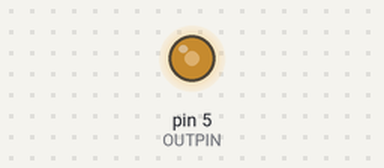
Bench run of a program on a simulated Arduino Uno, built with avr-gcc and run on an emulated ATmega328P. Parts: output pins drawn as LEDs (lit = HIGH). What the program prints to the serial monitor is not drawn.

Above: at 2.8 s.
Timing chart, 0 to 40.0 s (numbered marks = the images above):
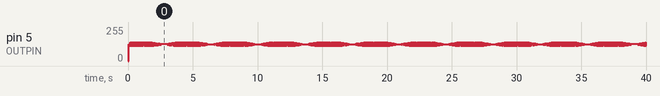

The program:

main.cpp
```cpp
#include <Arduino.h>
#include <math.h>

const int ASTP = 4;

double zeta[ASTP];
double S[ASTP];
uint16_t pwmDuty[ASTP];

const int OUTPIN = 5;

void setup() {
  Serial.begin(9600);
  pinMode(OUTPIN,OUTPUT);
  Serial.println("ZET\tSIN\tPWM");
  for (int i = 0; i < ASTP; ++i) {
    zeta[i] = (float)((double)(360*i) / (double)ASTP);
    S[i] = (double)sin((double)zeta[i] * PI / (double)180);
    pwmDuty[i] = ((S[i] * 127) + 127);
    Serial.print(zeta[i]);
    Serial.print("\t");
    Serial.print(S[i]);
    Serial.print("\t");
    Serial.println(pwmDuty[i]);
  }
  Serial.println("SETUP COMPLETE\n\n");
}

void loop() {
  for(int i = 0;i < 4;++i){
    analogWrite(OUTPIN,pwmDuty[i]);
    delayMicroseconds(4000);
  }
}
```
